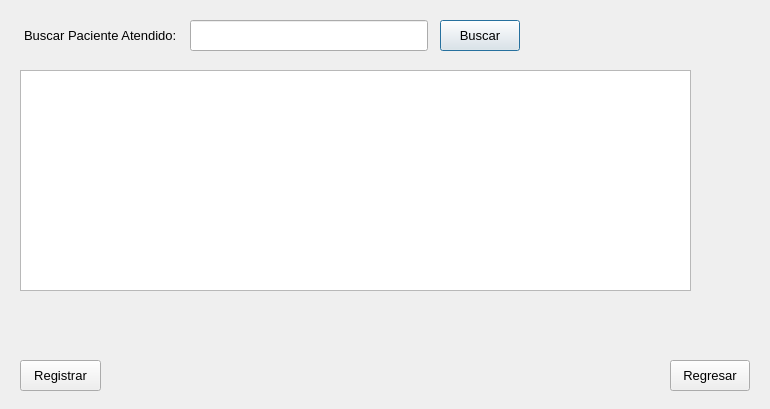
<?xml version="1.0" encoding="UTF-8"?>
<ui version="4.0">
 <class>gestionarAtendidos</class>
 <widget class="QDialog" name="gestionarAtendidos">
  <property name="geometry">
   <rect>
    <x>0</x>
    <y>0</y>
    <width>770</width>
    <height>409</height>
   </rect>
  </property>
  <property name="windowTitle">
   <string>Gestionar Pacientes Atendidos</string>
  </property>
  <widget class="QLabel" name="label">
   <property name="geometry">
    <rect>
     <x>24</x>
     <y>20</y>
     <width>151</width>
     <height>31</height>
    </rect>
   </property>
   <property name="font">
    <font>
     <pointsize>10</pointsize>
    </font>
   </property>
   <property name="text">
    <string>Buscar Paciente Atendido:</string>
   </property>
  </widget>
  <widget class="QLineEdit" name="buscarAtendidoTxt">
   <property name="geometry">
    <rect>
     <x>190</x>
     <y>20</y>
     <width>238</width>
     <height>31</height>
    </rect>
   </property>
  </widget>
  <widget class="QPushButton" name="buscarAtendidoCmd">
   <property name="geometry">
    <rect>
     <x>440</x>
     <y>20</y>
     <width>80</width>
     <height>31</height>
    </rect>
   </property>
   <property name="font">
    <font>
     <pointsize>10</pointsize>
    </font>
   </property>
   <property name="text">
    <string>Buscar</string>
   </property>
  </widget>
  <widget class="QPushButton" name="registrarOtroPacienteCmd">
   <property name="geometry">
    <rect>
     <x>20</x>
     <y>360</y>
     <width>81</width>
     <height>31</height>
    </rect>
   </property>
   <property name="font">
    <font>
     <pointsize>10</pointsize>
    </font>
   </property>
   <property name="text">
    <string>Registrar</string>
   </property>
  </widget>
  <widget class="QPushButton" name="regresarCmd">
   <property name="geometry">
    <rect>
     <x>670</x>
     <y>360</y>
     <width>80</width>
     <height>31</height>
    </rect>
   </property>
   <property name="font">
    <font>
     <pointsize>10</pointsize>
    </font>
   </property>
   <property name="text">
    <string>Regresar</string>
   </property>
  </widget>
  <widget class="QTableView" name="listaAtendidosTview">
   <property name="geometry">
    <rect>
     <x>20</x>
     <y>70</y>
     <width>671</width>
     <height>221</height>
    </rect>
   </property>
  </widget>
 </widget>
 <resources/>
 <connections/>
</ui>
